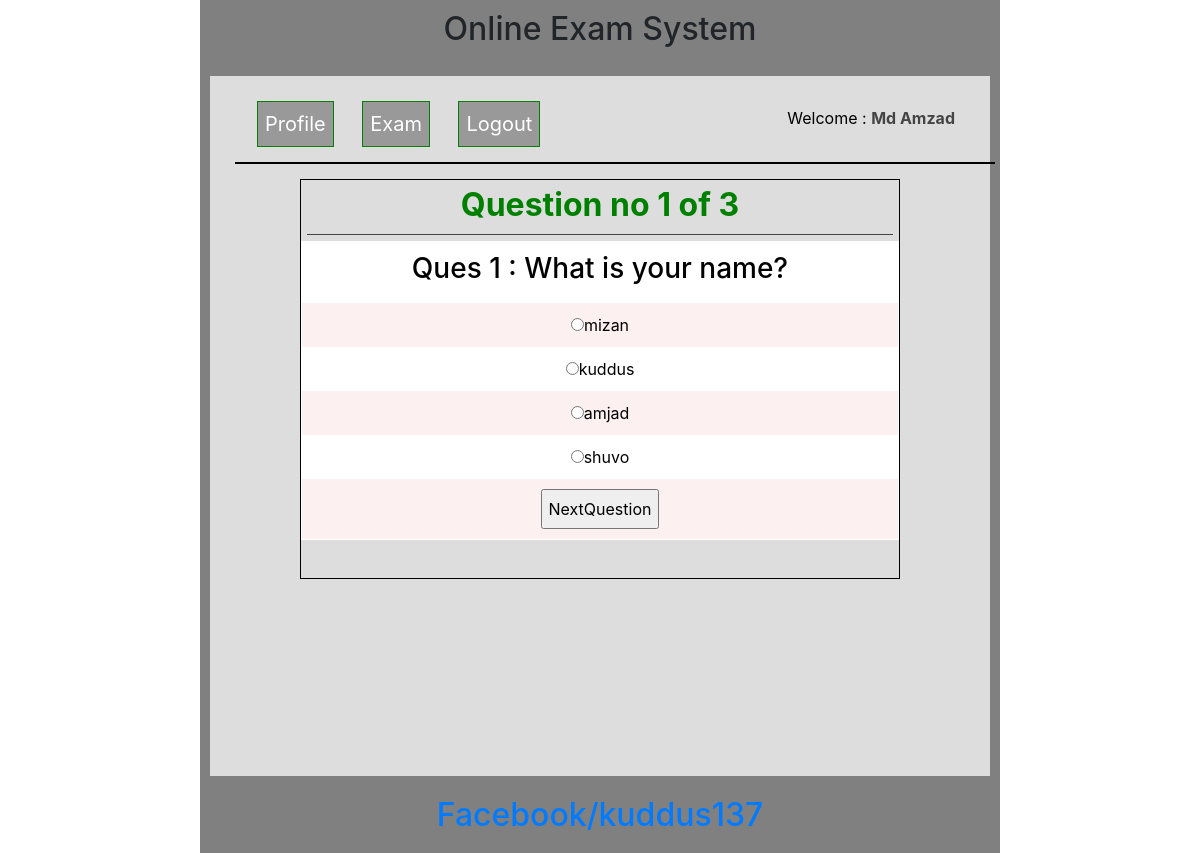
Page /test.php?q=1 (signed in) on the committed database.
### tables this page shows
CREATE TABLE `tbl_question` (
  `id` int(11) NOT NULL,
  `question_no` int(11) NOT NULL,
  `question` text NOT NULL
);

CREATE TABLE `tbl_ans` (
  `id` int(11) NOT NULL,
  `question_no` int(11) NOT NULL,
  `correctAns` int(11) NOT NULL DEFAULT '0',
  `answer` text NOT NULL
);

### classes/Exam.php (called while the page is built, shortened)
<?php
$filePath = realpath(dirname(__FILE__));
include_once ($filePath.'/../library/Database.php');
class Exam
{
	private $db;
	function __construct()
	{
		$this->db = new Database();
	}
    public function getTotalQuestion()
    {
        $query = "SELECT * from tbl_question";
        $result = $this->db->select($query);
        $total =  $result->num_rows;
        return $total;
    }
        public function getQuestionByNo($questionNo)
        {
            $query = "SELECT * from tbl_question WHERE question_no = '$questionNo' ";
            $result = $this->db->select($query);
            $number =  $result->fetch_assoc();
            return $number;
        }
        public function getAnswerByNo($questionNo)
        {
            $query = "SELECT * from tbl_ans WHERE question_no = '$questionNo' ";
            $result = $this->db->select($query);
            return $result;
        }
}
?>

### library/Database.php (called while the page is built, shortened)
<?php
class Database
{
        public $hostName   = DBHOST;
        public $dbName     = DBNAME;
        public $dbUser     = DBUSER;
        public $dbpassword = DBPASS;
        public $link;
    public  function connectDB(){
        $this->link = new mysqli($this->hostName,$this->dbUser,$this->dbpassword,$this->dbName);
    }
  public function select($query){
        $result = $this->link->query($query) or die($this->link->error.__LINE__);
        if($result-> num_rows > 0){
            return $result;
        }
        else{
            return false;
        }
    }
}

### test.php (the view, shortened to what this page needs)
<?php include 'inc/header.php';
	if(isset($_GET['q'])){
		$questionNo = $_GET['q'];
	}else{
		header("Location:exam.php");
	}
	$getQuestionByNo = $exam->getQuestionByNo($questionNo);
	$total = $exam->getTotalQuestion();
?>
	<div class="testDiv">
		<h2>Question no <?php echo $getQuestionByNo['question_no']." of ".$total;?></h2>
		<form action="" method="post">
			<table class="tableDesign">
				<tr>
					<td colspan="2">
						<h3 style="color: #000;">Ques <?php echo $getQuestionByNo['question_no'];?> : <?php echo $getQuestionByNo['question'];?></h3>
					</td>
				</tr>
				<?php
					$getAnswerByNo = $exam->getAnswerByNo($questionNo);
					if($getAnswerByNo){
						while($ans = $getAnswerByNo->fetch_assoc()){
				?>
				<tr>
					<td>
						<input type="radio" name="ans" value="<?php echo $ans['id'];?>"/><?php echo $ans['answer'];?>
					</td>
				</tr>
				<?php }}?>
				<tr>
					<td >
						<input type="submit" name="submit" value="NextQuestion">
					</td>
				</tr>
			</table>
		</form>
	</div>
     </div>
<?php include 'inc/footer.php';?>

### css/style.css (style rules this page uses)
* { margin: 0;outline: 0;padding: 0; }
body { font-family: Arial; font-size: 18px; line-height: 25px; color: #fff; }
.tableDesign { width: 100%; }
.tableDesign { border: 1px solid #fff;margin-bottom: 12px; width: 100%; }
.tableDesign td { padding:10px;text-align:center; }
table.tableDesign tr:nth-child(2n+1) { background:#fff;height:30px; }
table.tableDesign tr:nth-child(2n) { background:#fdf0f1; height:30px; }
input[type = text],input[type = password],input[type = submit],input[type = email] { padding: 6px; }
.testDiv { margin:0 auto; width:600px; min-height: 400px; border: 1px solid #000; text-align: center; }
.testDiv h2 { font-weight: bold; color: green; margin: 6px; padding-bottom: 9px; border-bottom: 1px solid #444; }

### rows in the picture
tbl_question: question_no "1", question "What is your name?"
tbl_ans: answer "mizan"
tbl_ans: answer "kuddus"
tbl_ans: answer "amjad"
tbl_ans: answer "shuvo"

### other values in the picture
Session::get("name") "Md Amzad"
$total "3"
